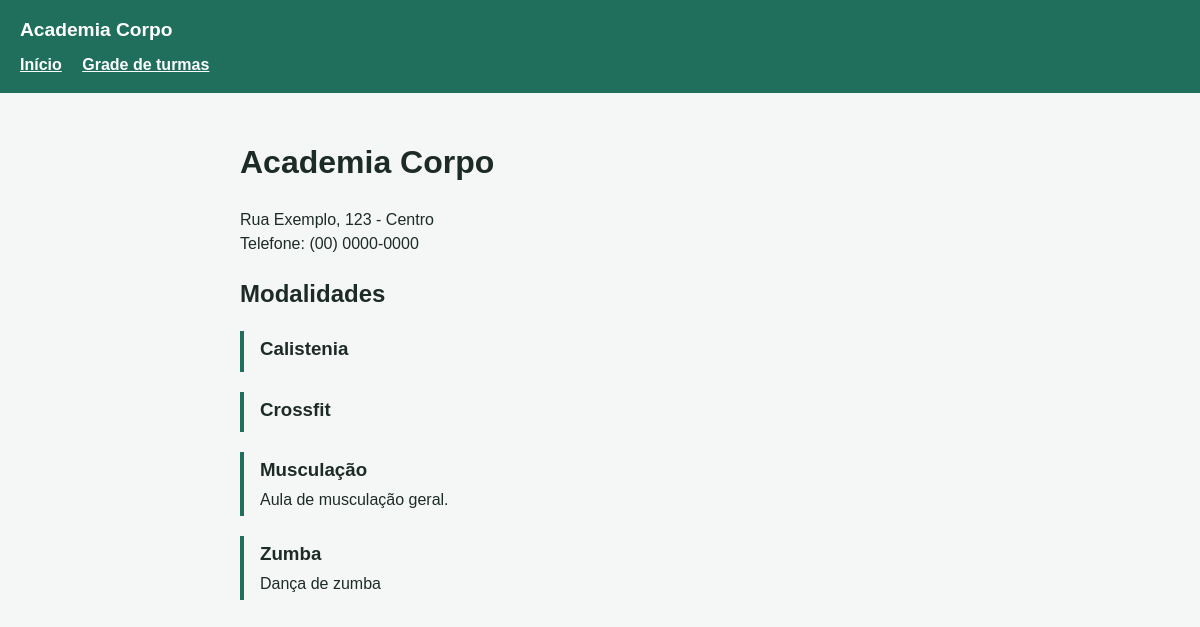
Before: / with the older database file.
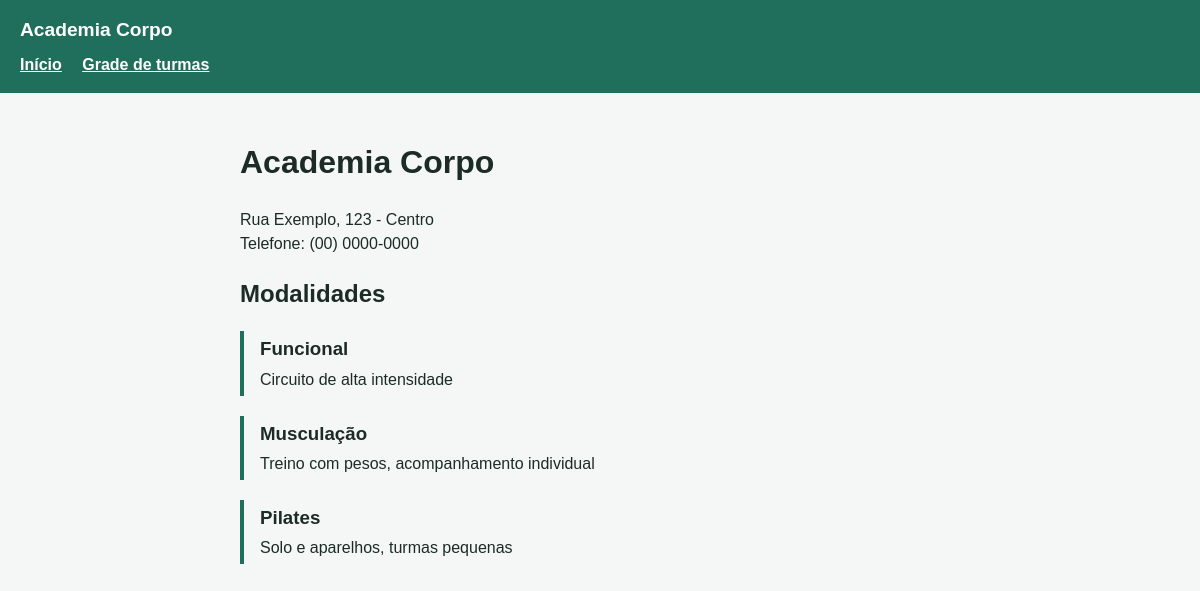
After: the same page with the newer database file.
### academia/models.py (models this page shows, shortened)
class Modalidade(models.Model):
    nome = models.CharField(max_length=100, unique=True)
    descricao = models.TextField('descrição', blank=True)
    ativa = models.BooleanField(default=True)
    class Meta:
        ordering = ['nome']

### academia/views.py (the view)
# urls.py: path('', views.inicio, name='inicio'),
def inicio(request):
    modalidades = Modalidade.objects.filter(ativa=True)
    return render(request, 'academia/inicio.html', {
        'academia': ACADEMIA,
        'modalidades': modalidades,
    })

### academia/templates/academia/inicio.html
{% extends 'academia/base.html' %} {% block conteudo %}
<h1>{{ academia.nome }}</h1>
<p>{{ academia.endereco }}<br />Telefone: {{ academia.telefone }}</p>
<h2>Modalidades</h2>
{% for modalidade in modalidades %}
<div class="modalidade">
  <h3>{{ modalidade.nome }}</h3>
  <p>{{ modalidade.descricao }}</p>
</div>
{% empty %}
<p>Nenhuma modalidade disponível no momento.</p>
{% endfor %} {% endblock %}

Changed rows visible on the page:
removed Modalidade: nome "Calistenia"
removed Modalidade: nome "Crossfit"
removed Modalidade: nome "Zumba", descricao "Dança de zumba"
added Modalidade: nome "Funcional", descricao "Circuito de alta intensidade"
changed Modalidade "Musculação": descricao "Aula de musculação geral." → "Treino com pesos, acompanhamento individual"
added Modalidade: nome "Pilates", descricao "Solo e aparelhos, turmas pequenas"
